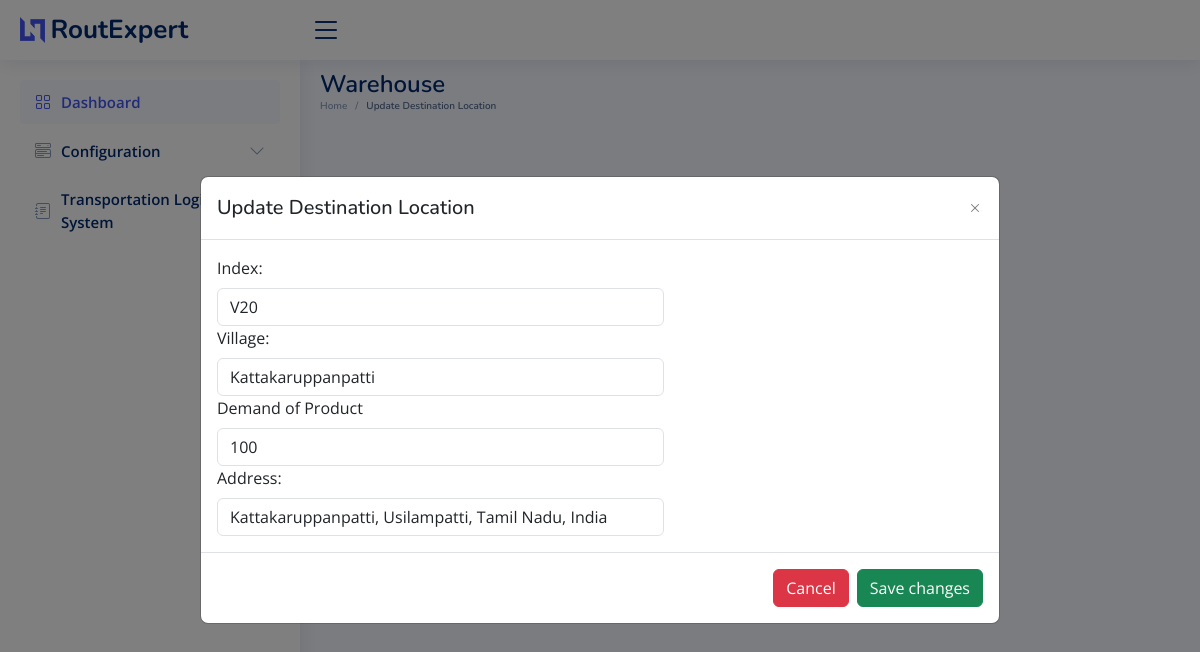
/update_location/2, run on the app's committed database.
### sql_app/model.py (models this page shows)
class TransportationLocation(Base):
    __tablename__ = "TransportationLocation"
    id = Column(Integer, primary_key=True, index=True)
    index = Column(String)
    villages = Column(String)
    location_demand = Column(String)
    address = Column(String)

### main.py (the view)
@app.get("/update_equipment/{id}", response_class=HTMLResponse)
async def update_transport_equipment(request: Request, id: str):
    global id_global
    id_global = id
    equipment_list = []
    equipment = db.query(TransportationEquipment).filter(TransportationEquipment.id == id_global).first()
    equipment_data = {
        "id": equipment.id,
        "equipment_number": equipment.equipment_number,
        "equipment_type": equipment.equipment_type,
        "equipment_license_number": equipment.equipment_license_number,
        "driver_name": equipment.driver_name,
        "driver_license_number": equipment.driver_license_number,
        "equipment_description": equipment.equipment_description,
    }
    equipment_list.append(equipment_data)
    return templates.TemplateResponse("update_transport.html", {"request": request, "equipment": equipment_list})

### templates/update_location.html (shortened to what this page needs)
<!DOCTYPE html>
<html lang="en">
  <head>
    <link
      href="../static/assets/vendor/bootstrap/css/bootstrap.min.css"
      rel="stylesheet"
    />
    <link
      href="../static/assets/vendor/bootstrap-icons/bootstrap-icons.css"
      rel="stylesheet"
    />
    <link
      href="../static/assets/vendor/boxicons/css/boxicons.min.css"
      rel="stylesheet"
    />
    <link
      href="../static/assets/vendor/quill/quill.snow.css"
      rel="stylesheet"
    />
    <link
      href="../static/assets/vendor/quill/quill.bubble.css"
      rel="stylesheet"
    />
    <link
      href="../static/assets/vendor/remixicon/remixicon.css"
      rel="stylesheet"
    />
    <link
      href="../static/assets/vendor/simple-datatables/style.css"
      rel="stylesheet"
    />
    <link href="../static/assets/css/style.css" rel="stylesheet" />
  </head>
  <body>
    <header id="header" class="header fixed-top d-flex align-items-center">
      <div class="d-flex align-items-center justify-content-between">
        <a href="/" class="logo d-flex align-items-center">
          <img src="../static/assets/img/logo.png" alt="" />
          <span class="d-none d-lg-block">RoutExpert</span>
        </a>
        <i class="bi bi-list toggle-sidebar-btn"></i>
      </div>
    </header>
    <aside id="sidebar" class="sidebar">
      <ul class="sidebar-nav" id="sidebar-nav">
        <li class="nav-item">
          <a class="nav-link" href="/">
            <i class="bi bi-grid"></i>
            <span>Dashboard</span>
          </a>
        </li>
        <li class="nav-item">
          <a
            class="nav-link collapsed"
            data-bs-target="#components-nav"
            data-bs-toggle="collapse"
            href="#"
          >
            <i class="bi bi-menu-button-wide"></i><span>Configuration</span
            ><i class="bi bi-chevron-down ms-auto"></i>
          </a>
        </li>
        <li class="nav-item">
          <a
            class="nav-link collapsed"
            data-bs-target="#forms-nav"
            data-bs-toggle="collapse"
            href="#"
          >
            <i class="bi bi-journal-text"></i
            ><span>Transportation Logistics System</span
            >
          </a>
        </li>
      </ul>
    </aside>
    <main id="main" class="main">
      <div class="pagetitle">
        <h1>Warehouse</h1>
        <nav>
          <ol class="breadcrumb">
            <li class="breadcrumb-item"><a href="/">Home</a></li>
            <li class="breadcrumb-item active">Update Destination Location</li>
          </ol>
        </nav>
      </div>
      <section class="section dashboard">
        <div class="row">
          <div class="col-lg-12">
            <div class="card">
              <div class="modal" id="verticalycentered" tabindex="-1">
                <div class="modal-dialog modal-dialog-centered modal-lg">
                  <div class="modal-content">
                    <div class="modal-header">
                      <h5 class="modal-title">Update Destination Location</h5>
                      <button
                        type="button"
                        class="btn-close"
                        data-bs-dismiss="modal"
                        aria-label="Close"
                      ></button>
                    </div>
                    <div class="modal-body">
                      <form id="updateTransportForm">
                        {% for l in location %}
                        <div class="col-md-7">
                            <label for="index" class="form-label">Index:</label>
                            <input type="text" class="form-control" id="index" name="index" value="{{ l.index }}" required />
                            <label for="villages" class="form-label">Village:</label>
                            <input type="text" class="form-control" id="villages" name="villages" value="{{ l.villages }}" required />
                            <label for="location_demand" class="form-label">Demand of Product</label>
                            <input type="text" class="form-control" id="location_demand" name="location_demand" value="{{ l.location_demand }}" required />
                            <label for="address" class="form-label">Address:</label>
                            <input type="text" class="form-control" id="address" name="address" value="{{ l.address }}" required />
                        </div>
                        {% endfor %}
                    </form>
                    </div>
                    <div class="modal-footer">
                      <button
                        type="button"
                        class="btn btn-danger"
                        id="closeBtnn"
                      >
                        Cancel
                      </button>
                      <button
                        type="button"
                        class="btn btn-success"
                        id="saveBtn"
                      >
                        Save changes
                      </button>
                    </div>
                  </div>
                </div>
              </div>
            </div>
          </div>
        </div>
      </section>
    </main>
  </body>
</html>

### static/assets/css/style.css (style rules this page uses)
:root { scroll-behavior: smooth; }
body { font-family: "Open Sans", sans-serif; background: #f6f9ff; color: #444444; }
a { color: #4154f1; text-decoration: none; }
h1, h2, h3, h4, h5, h6 { font-family: "Nunito", sans-serif; }
#main { margin-top: 60px; padding: 10px 20px; font-size: 16px; transition: all 0.3s; }
.pagetitle { margin-bottom: 10px; }
.pagetitle h1 { font-size: 24px; margin-bottom: 0; font-weight: 600; color: #012970; }
.card { margin-bottom: 30px; border: none; border-radius: 5px; box-shadow: 0px 0 30px rgba(1, 41, 112, 0.1); }
.btn-close { background-size: 25%; }
.breadcrumb { font-size: 10px; font-family: "Nunito", sans-serif; color: #899bbd; font-weight: 600; }
.breadcrumb a { color: #899bbd; transition: 0.3s; }
.breadcrumb .breadcrumb-item::before { color: #899bbd; }
.breadcrumb .active { color: #51678f; font-weight: 600; }
.logo { line-height: 1; }
@media (min-width: 1200px) { .logo { width: 280px; } }
.logo img { max-height: 26px; margin-right: 6px; }
.logo span { font-size: 26px; font-weight: 700; color: #012970; font-family: "Nunito", sans-serif; }
.header { transition: all 0.5s; z-index: 997; height: 60px; box-shadow: 0px 2px 20px rgba(1, 41, 112, 0.1); background-color: #fff; padding-left: 20px; }
.header .toggle-sidebar-btn { font-size: 32px; padding-left: 10px; cursor: pointer; color: #012970; }
.sidebar { position: fixed; top: 60px; left: 0; bottom: 0; width: 300px; z-index: 996; transition: all 0.3s; padding: 20px; overflow-y: auto; scrollbar-width: thin; scrollbar-color: #aab7cf transparent; box-shadow: 0px 0px 20px rgba(1, 41, 112, 0.1); background-color: #fff; }
@media (min-width: 1200px) { #main, #footer { margin-left: 300px; } }
.sidebar-nav { padding: 0; margin: 0; list-style: none; }
.sidebar-nav li { padding: 0; margin: 0; list-style: none; }
.sidebar-nav .nav-item { margin-bottom: 5px; }
.sidebar-nav .nav-link { display: flex; align-items: center; font-size: 15px; font-weight: 600; color: #4154f1; transition: 0.3; background: #f6f9ff; padding: 10px 15px; border-radius: 4px; }
.sidebar-nav .nav-link i { font-size: 16px; margin-right: 10px; color: #4154f1; }
.sidebar-nav .nav-link.collapsed { color: #012970; background: #fff; }
.sidebar-nav .nav-link.collapsed i { color: #899bbd; }
.sidebar-nav .nav-link .bi-chevron-down { margin-right: 0; transition: transform 0.2s ease-in-out; }

### data on the page
TransportationLocation: index "V20", villages "Kattakaruppanpatti", location_demand "100", address "Kattakaruppanpatti, Usilampatti, Tamil Nadu, India"
